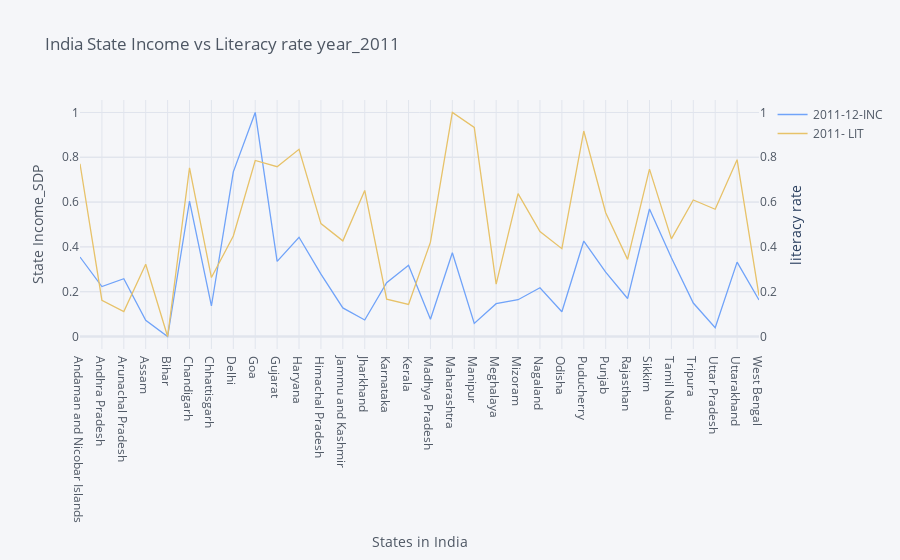

Notebook code cell kept with this figure:
### Code cell
# plotting Indian State's Income vs Literacy rate in year 2011

# data for plot
data_lit_inc_2011 = data[['States_Union Territories','2011-12-INC','2011- LIT']]

# normalization
data_lit_inc_2011['2011-12-INC'] = min_max(data_lit_inc_2011['2011-12-INC'],data_lit_inc_2011['2011-12-INC'])
data_lit_inc_2011['2011- LIT'] = min_max(data_lit_inc_2011['2011- LIT'],data_lit_inc_2011['2011- LIT'])

# plot
data_lit_inc_2011.iplot(x ='States_Union Territories',y='2011-12-INC',secondary_y ='2011- LIT',
                      colors = ['#70a3f9','#e7c269'],
                      title = 'India State Income vs Literacy rate year_2011',
                      xTitle='States in India',
                      yTitle ='State Income_SDP',secondary_y_title = 'literacy rate',
                     theme = 'pearl')

### Figure 1 — Plotly figure (JSON) as saved in the notebook; plotly's stock layout.template omitted (floating-point values rounded to 4 significant figures)
{"data": [{"line": {"color": "rgba(112, 163, 249, 1.0)", "dash": "solid", "shape": "linear", "width": 1.3}, "mode": "lines", "name": "2011-12-INC", "text": "", "type": "scatter", "x": ["Andaman and Nicobar Islands", "Andhra Pradesh", "Arunachal Pradesh", "Assam", "Bihar", "Chandigarh", "Chhattisgarh", "Delhi", "Goa", "Gujarat", "Haryana", "Himachal Pradesh", "Jammu and Kashmir", "Jharkhand", "Karnataka", "Kerala", "Madhya Pradesh", "Maharashtra", "Manipur", "Meghalaya", "Mizoram", "Nagaland", "Odisha", "Puducherry", "Punjab", "Rajasthan", "Sikkim", "Tamil Nadu", "Tripura", "Uttar Pradesh", "Uttarakhand", "West Bengal"], "y": [0.3548, 0.2232, 0.2581, 0.07269, 0, 0.6048, 0.1364, 0.7348, 1, 0.3355, 0.4431, 0.2783, 0.1278, 0.07393, 0.2406, 0.3184, 0.07724, 0.3741, 0.0588, 0.1468, 0.1643, 0.218, 0.1105, 0.4263, 0.2874, 0.1696, 0.5691, 0.3517, 0.1496, 0.03936, 0.3322, 0.163]}, {"line": {"color": "rgba(231, 194, 105, 1.0)", "dash": "solid", "shape": "linear", "width": 1.3}, "mode": "lines", "name": "2011- LIT", "text": "", "type": "scatter", "x": ["Andaman and Nicobar Islands", "Andhra Pradesh", "Arunachal Pradesh", "Assam", "Bihar", "Chandigarh", "Chhattisgarh", "Delhi", "Goa", "Gujarat", "Haryana", "Himachal Pradesh", "Jammu and Kashmir", "Jharkhand", "Karnataka", "Kerala", "Madhya Pradesh", "Maharashtra", "Manipur", "Meghalaya", "Mizoram", "Nagaland", "Odisha", "Puducherry", "Punjab", "Rajasthan", "Sikkim", "Tamil Nadu", "Tripura", "Uttar Pradesh", "Uttarakhand", "West Bengal"], "xaxis": "x", "y": [0.7711, 0.1621, 0.1115, 0.3227, 0, 0.7531, 0.2634, 0.4484, 0.7857, 0.7581, 0.8354, 0.504, 0.427, 0.6522, 0.1665, 0.1432, 0.4214, 1, 0.9332, 0.2335, 0.6379, 0.4689, 0.3922, 0.9171, 0.5528, 0.3444, 0.7469, 0.436, 0.6093, 0.568, 0.7894, 0.1826], "yaxis": "y2"}], "layout": {"legend": {"bgcolor": "#F5F6F9", "font": {"color": "#4D5663"}}, "paper_bgcolor": "#F5F6F9", "plot_bgcolor": "#F5F6F9", "title": {"font": {"color": "#4D5663"}, "text": "India State Income vs Literacy rate year_2011"}, "xaxis": {"gridcolor": "#E1E5ED", "showgrid": true, "tickfont": {"color": "#4D5663"}, "title": {"font": {"color": "#4D5663"}, "text": "States in India"}, "zerolinecolor": "#E1E5ED"}, "yaxis": {"gridcolor": "#E1E5ED", "showgrid": true, "tickfont": {"color": "#4D5663"}, "title": {"font": {"color": "#4D5663"}, "text": "State Income_SDP"}, "zerolinecolor": "#E1E5ED"}, "yaxis2": {"anchor": "x", "gridcolor": "#E1E5ED", "overlaying": "y", "showgrid": true, "side": "right", "tickfont": {"color": "#4D5663"}, "title": {"text": "literacy rate"}, "zerolinecolor": "#E1E5ED"}}}
